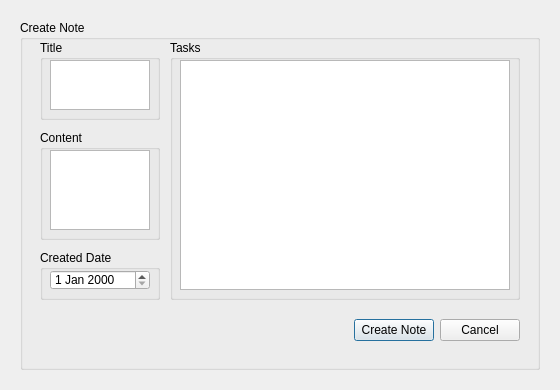
<?xml version="1.0" encoding="UTF-8"?>
<ui version="4.0">
 <class>NotesCreateWindow</class>
 <widget class="QDialog" name="NotesCreateWindow">
  <property name="geometry">
   <rect>
    <x>0</x>
    <y>0</y>
    <width>560</width>
    <height>390</height>
   </rect>
  </property>
  <property name="minimumSize">
   <size>
    <width>560</width>
    <height>390</height>
   </size>
  </property>
  <property name="maximumSize">
   <size>
    <width>560</width>
    <height>390</height>
   </size>
  </property>
  <property name="windowTitle">
   <string>Dialog</string>
  </property>
  <widget class="QGroupBox" name="CreateNoteBox">
   <property name="geometry">
    <rect>
     <x>20</x>
     <y>20</y>
     <width>520</width>
     <height>350</height>
    </rect>
   </property>
   <property name="title">
    <string>Create Note</string>
   </property>
   <widget class="QGroupBox" name="TitleBox">
    <property name="geometry">
     <rect>
      <x>20</x>
      <y>20</y>
      <width>120</width>
      <height>80</height>
     </rect>
    </property>
    <property name="title">
     <string>Title</string>
    </property>
    <widget class="QPlainTextEdit" name="TitlePlainTextEdit">
     <property name="geometry">
      <rect>
       <x>10</x>
       <y>20</y>
       <width>100</width>
       <height>50</height>
      </rect>
     </property>
    </widget>
   </widget>
   <widget class="QGroupBox" name="ContentBox">
    <property name="geometry">
     <rect>
      <x>20</x>
      <y>110</y>
      <width>120</width>
      <height>110</height>
     </rect>
    </property>
    <property name="title">
     <string>Content</string>
    </property>
    <widget class="QPlainTextEdit" name="ContentPlainTextEdit">
     <property name="geometry">
      <rect>
       <x>10</x>
       <y>20</y>
       <width>100</width>
       <height>80</height>
      </rect>
     </property>
    </widget>
   </widget>
   <widget class="QGroupBox" name="CreatedDateBox">
    <property name="geometry">
     <rect>
      <x>20</x>
      <y>230</y>
      <width>120</width>
      <height>50</height>
     </rect>
    </property>
    <property name="title">
     <string>Created Date</string>
    </property>
    <widget class="QDateEdit" name="CreatedDateEdit">
     <property name="geometry">
      <rect>
       <x>10</x>
       <y>20</y>
       <width>100</width>
       <height>20</height>
      </rect>
     </property>
    </widget>
   </widget>
   <widget class="QGroupBox" name="TasksBox">
    <property name="geometry">
     <rect>
      <x>150</x>
      <y>20</y>
      <width>350</width>
      <height>260</height>
     </rect>
    </property>
    <property name="title">
     <string>Tasks</string>
    </property>
    <widget class="QTableView" name="TasksTableView">
     <property name="geometry">
      <rect>
       <x>10</x>
       <y>20</y>
       <width>330</width>
       <height>230</height>
      </rect>
     </property>
    </widget>
   </widget>
   <widget class="QWidget" name="horizontalLayoutWidget">
    <property name="geometry">
     <rect>
      <x>20</x>
      <y>290</y>
      <width>480</width>
      <height>40</height>
     </rect>
    </property>
    <layout class="QHBoxLayout" name="HorizontalLayout">
     <item>
      <spacer name="HorizontalSpacer">
       <property name="orientation">
        <enum>Qt::Horizontal</enum>
       </property>
       <property name="sizeHint" stdset="0">
        <size>
         <width>40</width>
         <height>20</height>
        </size>
       </property>
      </spacer>
     </item>
     <item>
      <widget class="QPushButton" name="CreateNoteButton">
       <property name="text">
        <string>Create Note</string>
       </property>
      </widget>
     </item>
     <item>
      <widget class="QPushButton" name="CancelButton">
       <property name="text">
        <string>Cancel</string>
       </property>
      </widget>
     </item>
    </layout>
   </widget>
  </widget>
 </widget>
 <resources/>
 <connections/>
</ui>
